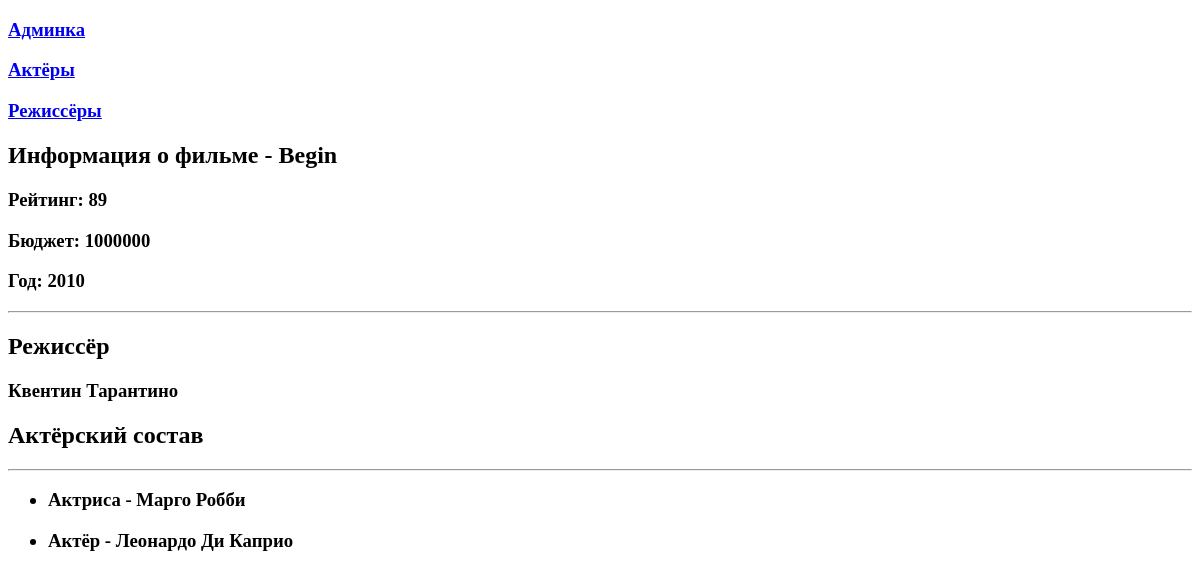
/movie/begin, run on an earlier commit of the app's database.
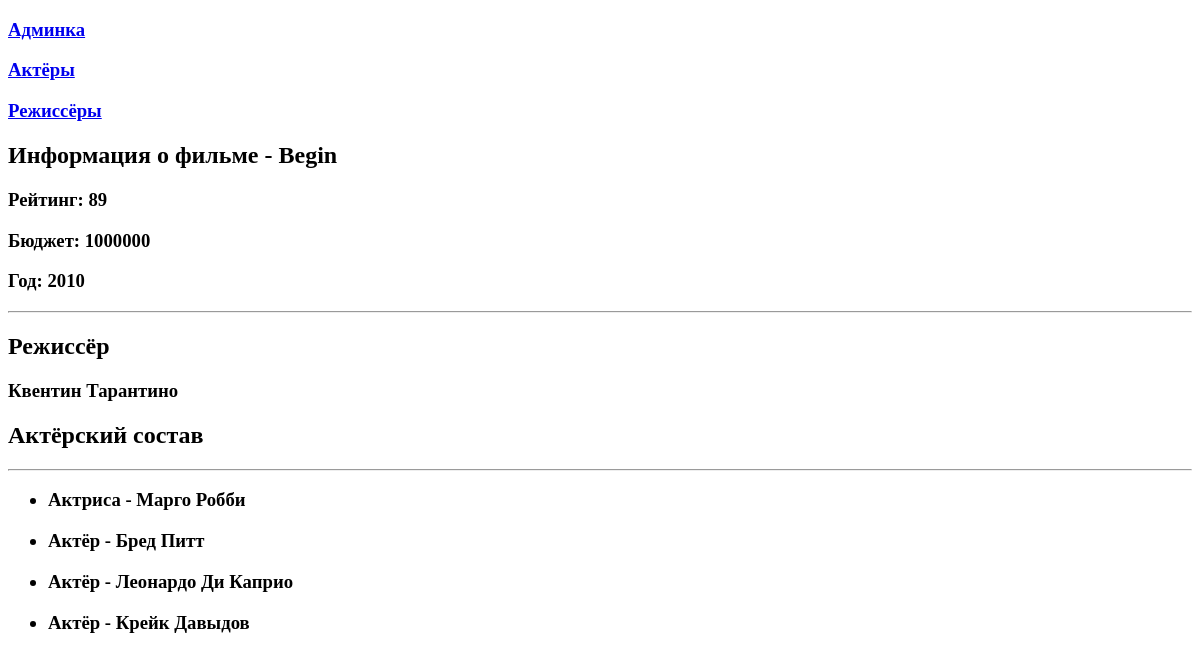
And on a later commit of the database.
### movie_app/models.py (models this page shows, shortened)
class Actor(models.Model):
	MALE = 'M'
	FEMALE = 'F'
	GENDERS = [
        (MALE, 'Мужчина'),
        (FEMALE, 'Женщина'),
    ]
	first_name = models.CharField(max_length=100)
	last_name = models.CharField(max_length=100)
	gender = models.CharField(max_length=1, choices=GENDERS,default=MALE)
	slug = models.SlugField(default='', null=False, blank=True)
	dressing = models.OneToOneField(DressingRoom, on_delete=models.SET_NULL, null=True, blank=True)
	def __str__(self):
		if self.gender == self.MALE:
			return f'Актёр - {self.first_name} {self.last_name}'
		if self.gender == self.FEMALE:
			return f'Актриса - {self.first_name} {self.last_name}'

### movie_app/views.py (the view)
# urls.py: path('movie/<slug:slug_movie>', views.show_one_movie, name='movie-detail'),
def show_one_movie(request, slug_movie:str):
	movie = get_object_or_404(Movie, slug=slug_movie) #Передай значение в movie из таблицы Movie, где Movie.slug == slug_movie(который мы передали)
	return render(request, 'movie_app/one_movie.html', {'movie': movie})

### movie_app/models.py (called while the page is built)
	def __str__(self):
		return f'{self.first_name} {self.last_name}'

### movie_app/templates/movie_app/one_movie.html (shortened to what this page needs)
{%extends 'movie_app/base.html'%}
{% block content %}
	<h2>Информация о фильме - {{ movie.name}}</h2>
	<h3>Рейтинг: {{ movie.rating }}</h3>
	<h3>Бюджет: {{ movie.budget }}</h3>
	<h3>Год: {{ movie.year|default:"Нет данных" }}</h3>
	<hr>
	<h2>Режиссёр</h3>
	<h3>{{movie.director}}</h3>
	<h2>Актёрский состав</h3>
	<hr>
	<h3>
		<ul>
			{% for actor in movie.actors.all  %}
				<li>
					<p>{{ actor }}</p>
				</li>
			{% endfor %}
		</ul>
	</h3>
{% endblock %}

What changed in the data, as far as the page shows it:
now on this page (row unchanged): Actor: gender+first_name+last_name "Актёр - Бред Питт"
now on this page (row edited): Actor: gender+first_name+last_name "Актёр - Крейк Давыдов"
